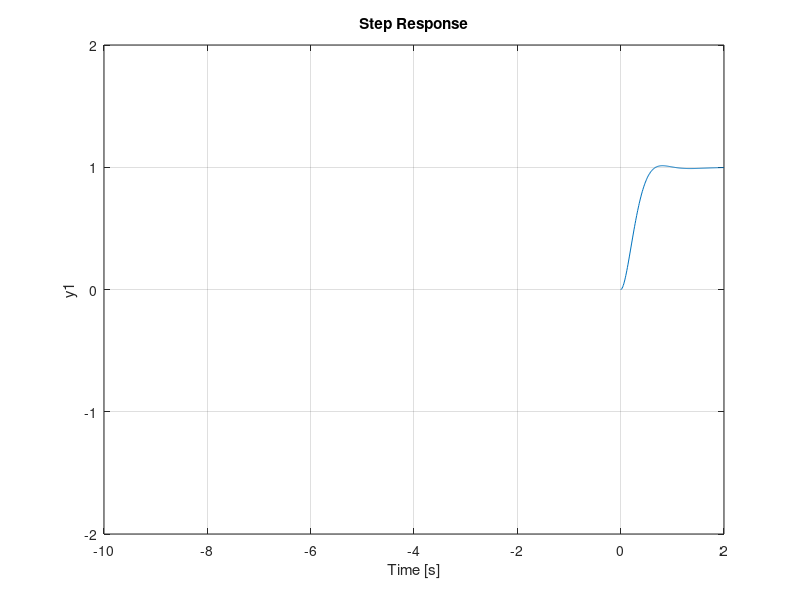

Here is the MATLAB script that generated this plot: (Note: this script raises an error after producing the figure.)
%%
clc; close all;

m = 1;
k = 1;
c = 0.2;
F = 1;

A = [0 1; -k/m -c/m];
B = [0 1/m]';
C = [1 0];
D = [0];

sys = ss(A,B,C,D);

s = tf('s');
sys = 1/(m*s^2+c*s+k);

%%
clc; close all;

s = tf('s');
P = 1/(s^2+10*s+20);
step(P)

%%
clc; close all;

s = tf('s');
P = 1/(s^2+10*s+20);

Kp = 300;
C = pid(Kp);
T = feedback(C*P,1);

t = 0:0.01:2;
step(T,t)

%%
clc; close all;

s = tf('s');
P = 1/(s^2+10*s+20);

Kp = 300;
Kd = 10;
C = pid(Kp,0,Kd);
T = feedback(C*P,1);

t = 0:0.01:2;
step(T,t)

%%
clc; close all;

s = tf('s');
P = 1/(s^2+10*s+20);

Kp = 30;
Ki = 70;
C = pid(Kp,Ki);
T = feedback(C*P,1);

t = 0:0.01:2;
step(T,t)

%%
clc; close all;
s = tf('s');
H = (s+2)/(s^2 + 2*s +3);
z_ol = zero(H);
p_ol = pole(H);
axis([-10 2 -2 2])
K = 0.1;
T = feedback(K*H, 1);
p_cl = pole(T);
realpart = real(p_cl);
imagpart = imag(p_cl);
grid on
hold on
plot(real(z_ol), imag(z_ol), 'bO')
plot(real(p_ol), imag(p_ol), 'bX')

figure(2)
rlocus(H)
axis([-10 2 -2 2])

%%
clc; close all;

s = tf('s');
sys = (s + 7)/(s*(s + 5)*(s + 15)*(s + 20));
rlocus(sys)
axis([-22 3 -15 15])
zeta = 0.7;
wn = 1.8;
sgrid(zeta,wn)

[k, poles] = rlocfind(sys);

K = 350;
sys_cl = feedback(K*sys,1);
step(sys_cl)

%%
clc; close all;
c = 2;
k = 8;
m = 2;
